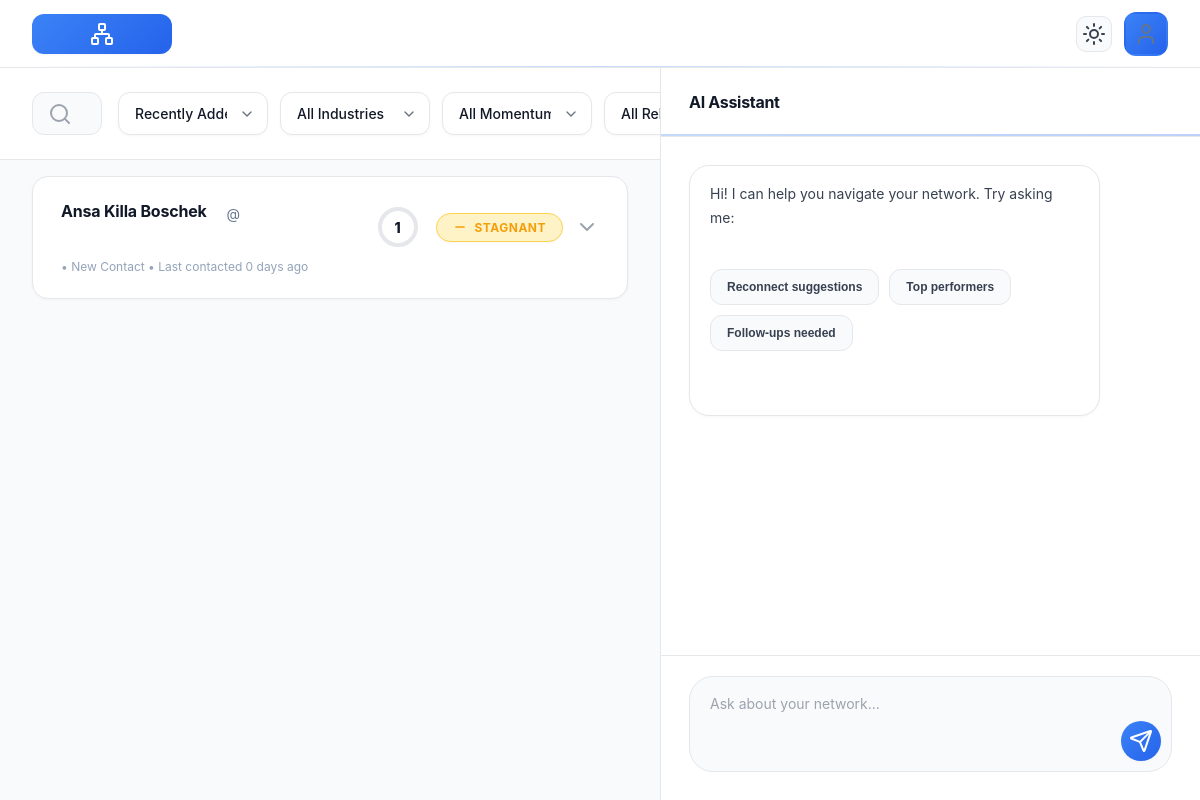
Page / (signed in) on the earlier database version.
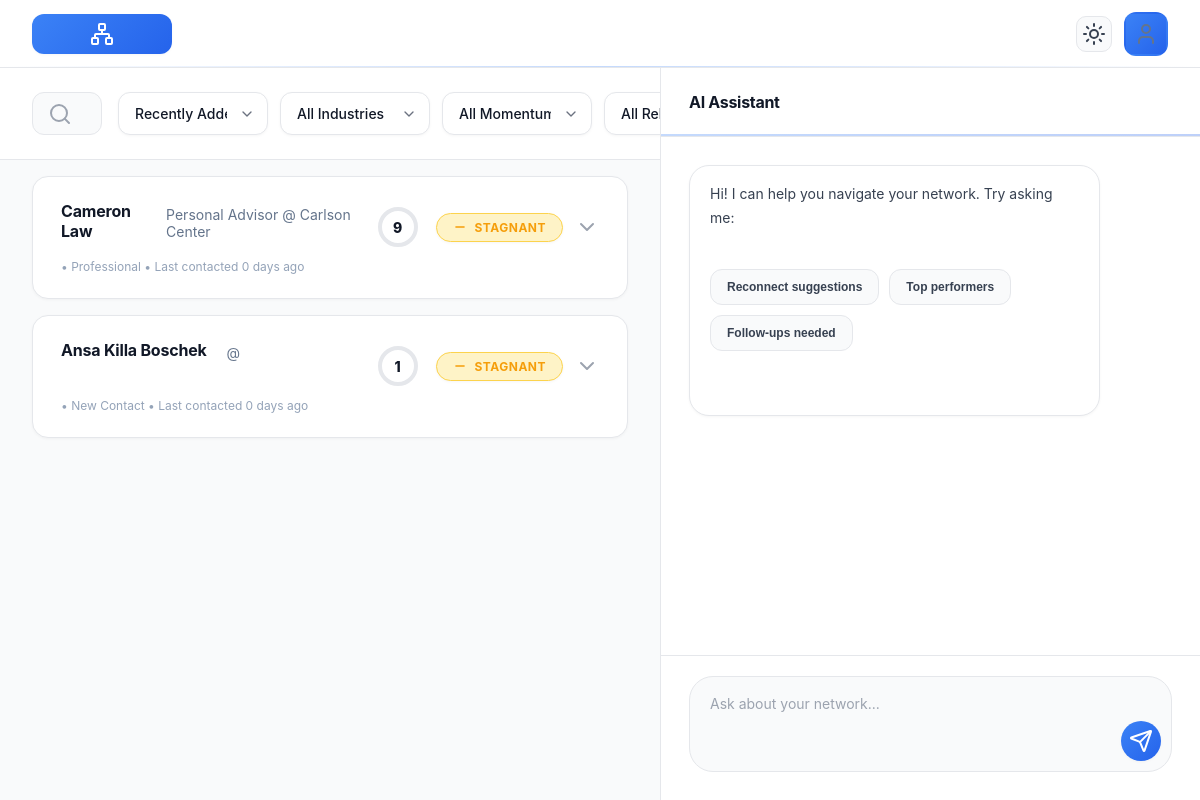
Same page on the later database version.
### tables this page shows
CREATE TABLE connections (
    id INTEGER PRIMARY KEY AUTOINCREMENT,
    full_name TEXT,
    contact_info TEXT,
    job_title TEXT,
    company TEXT,
    industry TEXT,
    sector TEXT,
    skills_experience TEXT,
    key_accomplishments TEXT,
    relationship_status TEXT,
    days_since_contact INTEGER,
    mutual_connections TEXT,
    personal_notes TEXT,
    ai_summary TEXT,
    ai_rating INTEGER,
    rating_momentum TEXT,
    created_at TIMESTAMP DEFAULT CURRENT_TIMESTAMP,
    updated_at TIMESTAMP DEFAULT CURRENT_TIMESTAMP
, user_id INTEGER);

### app.py (the view)
@app.route('/')
@login_required
def index():
    user_id = get_current_user_id()
    conn = get_db()
    cursor = conn.cursor()
    cursor.execute("SELECT * FROM connections WHERE user_id = ? ORDER BY created_at DESC", (user_id,))
    members = [dict(row) for row in cursor.fetchall()]
    conn.close()
    return render_template('index.html', members=members)

### app.py (called while the page is built)
def get_db():
    conn = sqlite3.connect(Config.DB_PATH)
    conn.row_factory = sqlite3.Row
    return conn

def get_current_user_id():
    return session.get('user_id')

def is_logged_in():
    return 'user_id' in session

def login_required(f):
    from functools import wraps
    @wraps(f)
    def decorated(*args, **kwargs):
        if not is_logged_in():
            return redirect(url_for('login'))
        return f(*args, **kwargs)
    return decorated

### templates/index.html (shortened to what this page needs)
<!DOCTYPE html>
<html lang="en">
<head>
    <link rel="stylesheet" href="{{ url_for('static', filename='styles.css') }}">
</head>
<body>
    <div class="app-container">
        <div class="top-nav">
            <div class="logo-placeholder">
                <i data-lucide="network" size="20"></i>
            </div>
            <div style="display: flex; align-items: center; gap: 12px;">
                <button class="theme-toggle" id="themeToggle" onclick="toggleTheme()" aria-label="Toggle dark mode">
                    <i data-lucide="sun" size="18" id="theme-icon-light"></i>
                </button>
                <a href="/login" class="profile-icon" title="Sign in or manage account">
                    <i data-lucide="user" size="20" style="color: #64748b;"></i>
                </a>
            </div>
        </div>
        <div class="main-layout">
            <div class="content">
                <div class="filter-bar">
                    <div class="search-bar">
                        <input type="text" class="search-input" placeholder="Search connections...">
                    </div>
                    <div class="filters-group">
                        <select class="filter-select" id="sort-filter" onchange="sortConnections()">
                            <option value="recent">Recently Added</option>
                        </select>
                        <select class="filter-select" id="industry-filter" onchange="filterConnections()">
                            <option value="all">All Industries</option>
                        </select>
                        <select class="filter-select" id="momentum-filter" onchange="filterConnections()">
                            <option value="all">All Momentum</option>
                        </select>
                        <select class="filter-select" id="relationship-filter" onchange="filterConnections()">
                            <option value="all">All Relationships</option>
                        </select>
                    </div>
                </div>
                <div id="connections-list">
                    {% for p in members %}
                    <div class="connection-row"
                         data-industry="{{ p.industry }}"
                         data-momentum="{{ p.rating_momentum }}"
                         data-relationship="{{ p.relationship_status }}"
                         data-rating="{{ p.ai_rating }}"
                         data-contact="{{ p.days_since_contact }}"
                         data-name="{{ p.full_name }}"
                         onclick="toggleExpand(this)">
                        <div class="connection-top">
                            <div style="display: flex; gap: 20px; align-items: center; flex: 1;">
                                <div class="connection-name">{{ p.full_name }}</div>
                                <div style="color: #64748b; font-size: 14px;">{{ p.job_title }} @ {{ p.company }}</div>
                            </div>
                            <div style="display: flex; align-items: center; gap: 12px;">
                                <div class="connection-rating">
                                    <div class="rating-circle">
                                        <svg width="44" height="44" viewBox="0 0 44 44">
                                            <circle class="rating-circle-bg" cx="22" cy="22" r="18" />
                                            <circle class="rating-circle-fill" cx="22" cy="22" r="18"
                                                    stroke-dasharray="{{ (p.ai_rating * 11.31)|round(2) }} 113.1" />
                                        </svg>
                                        <span class="rating-number">{{ p.ai_rating }}</span>
                                    </div>
                                </div>
                                <span class="momentum-badge momentum-{{ p.rating_momentum }}">
                                    {% if p.rating_momentum == 'Improving' %}
                                    <svg width="14" height="14" viewBox="0 0 24 24" fill="none" stroke="currentColor" stroke-width="2.5" stroke-linecap="round" stroke-linejoin="round"><polyline points="23 6 13.5 15.5 8.5 10.5 1 18"></polyline><polyline points="17 6 23 6 23 12"></polyline></svg>
                                    {% elif p.rating_momentum == 'Declining' %}
                                    <svg width="14" height="14" viewBox="0 0 24 24" fill="none" stroke="currentColor" stroke-width="2.5" stroke-linecap="round" stroke-linejoin="round"><polyline points="23 18 13.5 8.5 8.5 13.5 1 6"></polyline><polyline points="17 18 23 18 23 12"></polyline></svg>
                                    {% else %}
                                    <svg width="14" height="14" viewBox="0 0 24 24" fill="none" stroke="currentColor" stroke-width="2.5" stroke-linecap="round" stroke-linejoin="round"><line x1="5" y1="12" x2="19" y2="12"></line></svg>
                                    {% endif %}
                                    {{ p.rating_momentum }}
                                </span>
                                <i data-lucide="chevron-down" class="expand-icon" size="20"></i>
                            </div>
                        </div>
                        <div style="font-size: 12px; color: #94a3b8; margin-top: 6px;">
                            {{ p.industry }} • {{ p.relationship_status }} • Last contacted {{ p.days_since_contact }} days ago
                        </div>
                    </div>
                    {% endfor %}
                </div>
            </div>
            <div class="ai-panel">
                <div class="ai-header">
                    <h3>AI Assistant</h3>
                </div>
                <div class="ai-messages" id="ai-chat">
                    <div class="ai-msg">Hi! I can help you navigate your network. Try asking me:
                        <div class="quick-actions">
                            <button class="quick-action-btn" onclick="quickQuery('Who should I reconnect with?')">Reconnect suggestions</button>
                            <button class="quick-action-btn" onclick="quickQuery('Show improving connections')">Top performers</button>
                            <button class="quick-action-btn" onclick="quickQuery('Who needs follow up?')">Follow-ups needed</button>
                        </div>
                    </div>
                </div>
                <div class="ai-input-container">
                    <div class="ai-input-wrapper">
                        <textarea id="ai-query" class="ai-input" placeholder="Ask about your network..." rows="1" onkeypress="if(event.key === 'Enter' && !event.shiftKey) { event.preventDefault(); runAISearch(); }"></textarea>
                        <button class="send-btn" onclick="runAISearch()" id="send-btn">
                            <i data-lucide="send" size="18"></i>
                        </button>
                    </div>
                </div>
            </div>
        </div>
    </div>
</body>
</html>

Differences in the rows shown:
added connections: full_name "Cameron Law", job_title "Personal Advisor", company "Carlson Center", ai_rating "9", rating_momentum "STAGNANT", relationship_status "Professional", days_since_contact "0"
